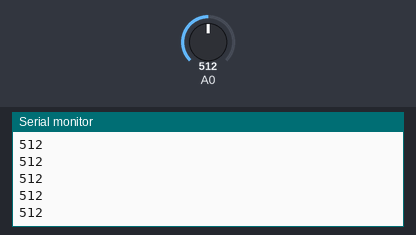
Recording of a sketch running on a simulated Arduino Uno, built with avr-gcc and run on an emulated ATmega328P. Shown: the last lines printed to the serial monitor. The test bench sets the inputs (shaded band); at power-on: A0 = 512.

Above: at 1.2 s.
1.3 s: A0 set to 716
At 1.9 s:
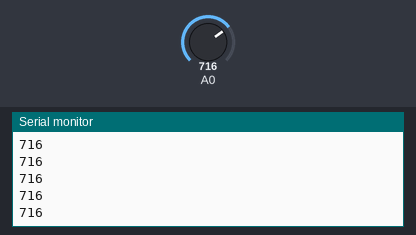
2.8 s: A0 set to 900
At 3.5 s:
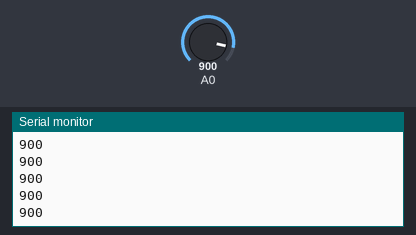
Timing chart, 0 to 5.8 s (numbered marks = the images above; inputs shaded):
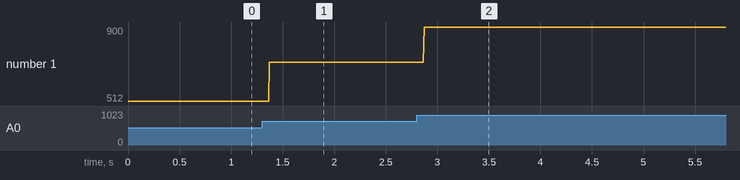

The sketch:

Temperature_and_Humidiity_Sensor.ino
```cpp
int val;

void setup()
{
   Serial.begin(9600);
}

void loop()
{
   val = analogRead(A0);
   Serial.println(val);
}
```

Measured:
- after the input at 1.3 s, the serial monitor: prints a new line after 0.07 s (image 1)
- after the input at 2.8 s, the serial monitor: prints a new line after 0.07 s (image 2)
- plotted number 1: 512 → 716 after the input at 1.3 s, 716 → 900 after the input at 2.8 s
